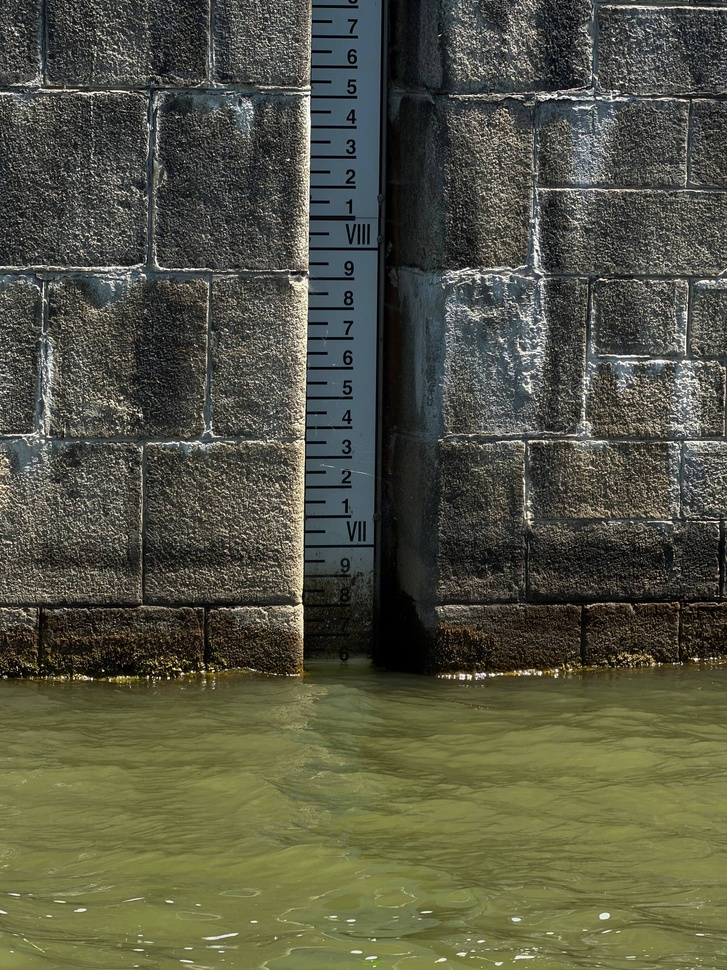
#> input picture data/real/5.jpg, 727 x 970 px, shrunk from 1920 x 2560 before the run
$ python -i waterline.py   (imports and definitions only)   (older library calls are emulated)
#> lines starting #> are read from the running program, lines starting #| are printed output that depends on the picture
"""Detect the water surface line on the gauge using multi-pass median approach."""

import cv2
import numpy as np
from statistics import median


def detect_waterline(image: np.ndarray, roi_y: int = 0, roi_height: int = 0,
                     prefer_dark_valley: bool = False) -> tuple[int | None, float]:
    """
    Detect the water surface line in a gauge ROI image.

    Uses a multi-pass approach: runs detection with multiple preprocessing
    variants (contrast, blur, CLAHE) and takes a confidence-weighted median
    of all candidates to filter out outliers.

    Args:
        image: The ROI image containing the gauge
        roi_y: Y offset of ROI in original image (for reference)
        roi_height: Height of the full ROI
        prefer_dark_valley: If True, prioritize dark-valley detection (for dirty gauges)

    Returns:
        Tuple of (y_coordinate, confidence):
        - Y-coordinate of the waterline within the ROI, or None if not detected.
        - Confidence 0.0-1.0 based on agreement between passes.
    """
    height, width = image.shape[:2]

    if height == 0 or width == 0:
        return None, 0.0

    # Generate multiple preprocessing variants
    variants = _generate_variants(image)

    # Run detection on each variant and collect all candidates with confidence
    # Each candidate is (y_position, confidence_weight)
    all_candidates: list[tuple[int, float]] = []
    for variant_bgr in variants:
        gray = cv2.cvtColor(variant_bgr, cv2.COLOR_BGR2GRAY)
        hsv = cv2.cvtColor(variant_bgr, cv2.COLOR_BGR2HSV)

        wl_edge, conf_edge = _detect_by_horizontal_edge(gray, width, height)
        wl_color, conf_color = _detect_by_color_transition(hsv, gray, height)
        wl_texture, conf_texture = _detect_by_texture_change(gray, height)

        if wl_edge is not None:
            all_candidates.append((wl_edge, conf_edge * 0.40))
        if wl_color is not None:
            all_candidates.append((wl_color, conf_color * 0.30))
        if wl_texture is not None:
            all_candidates.append((wl_texture, conf_texture * 0.15))

    # Dark-valley strategy: for dirty gauges where pattern is bright→dark→bright
    # Only run once on original (it's robust across variants)
    gray_orig = cv2.cvtColor(image, cv2.COLOR_BGR2GRAY)
    wl_valley, conf_valley = _detect_by_dark_valley(gray_orig, height)
    if wl_valley is not None:
        # For multi-meter sub-ROIs with clear dark valley, trust it directly
        if prefer_dark_valley and conf_valley >= 0.6:
            return int(wl_valley), round(conf_valley, 3)
        all_candidates.append((wl_valley, conf_valley * 0.50))

    if not all_candidates:
        return None, 0.0

    # Filter outliers: remove candidates far from the weighted median
    if len(all_candidates) >= 3:
        # Compute initial weighted median
        initial_med = _weighted_median(all_candidates)
        # Keep only candidates within 12% of image height from median
        threshold = height * 0.12
        filtered = [(y, w) for y, w in all_candidates if abs(y - initial_med) <= threshold]
        if len(filtered) >= 2:
            final_y = _weighted_median(filtered)
            # Confidence based on: agreement ratio and total weight
            agreement = len(filtered) / len(all_candidates)
            total_weight = sum(w for _, w in filtered)
            max_possible_weight = len(variants) * (0.45 + 0.35 + 0.20)
            weight_ratio = min(total_weight / max_possible_weight, 1.0)
            confidence = agreement * 0.6 + weight_ratio * 0.4
            return int(final_y), round(confidence, 3)

    # Few candidates — use simple weighted median, lower confidence
    final_y = _weighted_median(all_candidates)
    total_weight = sum(w for _, w in all_candidates)
    confidence = min(total_weight / 1.0, 0.5)  # cap at 0.5 for sparse results
    return int(final_y), round(confidence, 3)


def _weighted_median(candidates: list[tuple[int, float]]) -> float:
    """Compute weighted median of (value, weight) pairs."""
    sorted_cands = sorted(candidates, key=lambda x: x[0])
    total_weight = sum(w for _, w in sorted_cands)
    if total_weight == 0:
        return sorted_cands[len(sorted_cands) // 2][0]

    cumulative = 0.0
    for y, w in sorted_cands:
        cumulative += w
        if cumulative >= total_weight / 2:
            return float(y)
    return float(sorted_cands[-1][0])


def _generate_variants(image: np.ndarray) -> list[np.ndarray]:
    """Generate multiple preprocessed variants of the image for robust detection."""
    variants = [image]  # original

    # Variant: increased contrast
    contrast_high = cv2.convertScaleAbs(image, alpha=1.4, beta=-20)
    variants.append(contrast_high)

    # Variant: decreased contrast (helps with washed-out images)
    contrast_low = cv2.convertScaleAbs(image, alpha=0.8, beta=30)
    variants.append(contrast_low)

    # Variant: CLAHE (adaptive histogram equalization)
    lab = cv2.cvtColor(image, cv2.COLOR_BGR2LAB)
    clahe = cv2.createCLAHE(clipLimit=2.0, tileGridSize=(8, 8))
    lab[:, :, 0] = clahe.apply(lab[:, :, 0])
    clahe_img = cv2.cvtColor(lab, cv2.COLOR_LAB2BGR)
    variants.append(clahe_img)

    # Variant: slight Gaussian blur (smooths noise)
    blurred = cv2.GaussianBlur(image, (5, 5), 0)
    variants.append(blurred)

    # Variant: stronger CLAHE
    lab2 = cv2.cvtColor(image, cv2.COLOR_BGR2LAB)
    clahe2 = cv2.createCLAHE(clipLimit=4.0, tileGridSize=(4, 4))
    lab2[:, :, 0] = clahe2.apply(lab2[:, :, 0])
    clahe_img2 = cv2.cvtColor(lab2, cv2.COLOR_LAB2BGR)
    variants.append(clahe_img2)

    # Variant: bilateral filter (preserves edges, smooths flat areas)
    bilateral = cv2.bilateralFilter(image, 9, 75, 75)
    variants.append(bilateral)

    return variants


def _detect_by_dark_valley(gray: np.ndarray, height: int) -> tuple[int | None, float]:
    """
    Detect waterline by finding bright→dark→bright pattern (dirty gauge above water).

    On dirty gauges: clean gauge is moderately bright, dirty/algae area is dark,
    water surface reflects light and is bright again. The waterline is at the
    dark→bright transition (end of the dark valley).
    """
    if height < 50:
        return None, 0.0

    row_brightness = np.mean(gray, axis=1).astype(np.float32)

    # Smooth heavily to find the macro pattern
    kernel_size = max(5, height // 15)
    if kernel_size % 2 == 0:
        kernel_size += 1
    smooth = cv2.GaussianBlur(
        row_brightness.reshape(-1, 1), (1, kernel_size), 0
    ).flatten()

    # Find the darkest region — start search early (skip only 10% for edge artifacts)
    search_start = height // 10
    lower_region = smooth[search_start:]
    if len(lower_region) < 20:
        return None, 0.0

    # Find the minimum brightness in the lower region
    min_idx = np.argmin(lower_region)
    min_brightness = lower_region[min_idx]
    max_brightness = np.max(smooth[:search_start]) if search_start > 0 else np.max(smooth)

    # Must have a significant dark valley (at least 30% darker than upper region)
    if max_brightness == 0 or min_brightness > max_brightness * 0.7:
        return None, 0.0

    # Find where brightness rises back to 40% of the way from min to max after the minimum
    threshold = min_brightness + (max_brightness - min_brightness) * 0.4
    abs_min_idx = search_start + min_idx

    # Search for the rising edge after the minimum
    for i in range(abs_min_idx, height):
        if smooth[i] >= threshold:
            # Found the dark→bright transition
            valley_depth = (max_brightness - min_brightness) / max_brightness
            confidence = min(valley_depth, 1.0)
            return i, confidence

    return None, 0.0


def _detect_by_horizontal_edge(gray: np.ndarray, width: int, height: int) -> tuple[int | None, float]:
    """Detect waterline by finding strong horizontal edges. Returns (y, confidence)."""
    sobel_y = cv2.Sobel(gray, cv2.CV_64F, 0, 1, ksize=5)

    row_strength = np.mean(np.abs(sobel_y), axis=1)

    kernel_size = max(3, height // 30)
    if kernel_size % 2 == 0:
        kernel_size += 1
    row_strength_smooth = cv2.GaussianBlur(
        row_strength.reshape(-1, 1), (1, kernel_size), 0
    ).flatten()

    search_start = int(height * 0.1)
    search_end = int(height * 0.9)

    if search_start >= search_end:
        return None, 0.0

    search_region = row_strength_smooth[search_start:search_end]
    if len(search_region) == 0:
        return None, 0.0

    peak_idx = np.argmax(search_region)
    peak_value = search_region[peak_idx]
    mean_value = np.mean(search_region)

    if mean_value > 0 and peak_value > mean_value * 1.5:
        # Confidence proportional to how much stronger the peak is vs average
        ratio = peak_value / mean_value
        confidence = min((ratio - 1.5) / 3.0, 1.0)  # scale 1.5-4.5x → 0-1
        return search_start + peak_idx, max(confidence, 0.2)

    return None, 0.0


def _detect_by_color_transition(
    hsv: np.ndarray, gray: np.ndarray, height: int
) -> tuple[int | None, float]:
    """Detect waterline by color transition from air to water. Returns (y, confidence)."""
    value = hsv[:, :, 2]

    row_brightness = np.mean(value, axis=1)

    kernel_size = max(3, height // 20)
    if kernel_size % 2 == 0:
        kernel_size += 1

    bright_smooth = cv2.GaussianBlur(
        row_brightness.reshape(-1, 1).astype(np.float32), (1, kernel_size), 0
    ).flatten()

    bright_diff = np.diff(bright_smooth)

    search_start = int(height * 0.1)
    search_end = int(height * 0.9)

    if search_start >= search_end:
        return None, 0.0

    search_region = bright_diff[search_start:search_end]
    if len(search_region) == 0:
        return None, 0.0

    min_idx = np.argmin(search_region)
    min_value = search_region[min_idx]
    std_value = np.std(search_region)

    if std_value > 0 and min_value < -std_value * 1.0:
        # Confidence proportional to how many std devs below mean
        ratio = abs(min_value) / std_value
        confidence = min((ratio - 1.0) / 3.0, 1.0)  # scale 1-4 std → 0-1
        return search_start + min_idx, max(confidence, 0.2)

    return None, 0.0


def _detect_by_texture_change(gray: np.ndarray, height: int) -> tuple[int | None, float]:
    """Detect waterline by texture transition (water has different texture). Returns (y, confidence)."""
    row_variance = np.zeros(height)
    for y in range(height):
        row_variance[y] = np.var(gray[y, :].astype(np.float32))

    kernel_size = max(3, height // 20)
    if kernel_size % 2 == 0:
        kernel_size += 1
    var_smooth = cv2.GaussianBlur(
        row_variance.reshape(-1, 1).astype(np.float32), (1, kernel_size), 0
    ).flatten()

    var_diff = np.abs(np.diff(var_smooth))

    search_start = int(height * 0.15)
    search_end = int(height * 0.85)

    if search_start >= search_end:
        return None, 0.0

    search_region = var_diff[search_start:search_end]
    if len(search_region) == 0:
        return None, 0.0

    peak_idx = np.argmax(search_region)
    peak_value = search_region[peak_idx]
    mean_value = np.mean(search_region)

    if mean_value > 0 and peak_value > mean_value * 2.0:
        ratio = peak_value / mean_value
        confidence = min((ratio - 2.0) / 4.0, 1.0)  # scale 2-6x → 0-1
        return search_start + peak_idx, max(confidence, 0.15)

    return None, 0.0

>>> import cv2
>>> picture = cv2.imread('../../../data/real/5.jpg')
#> picture is the input picture: shape (970, 727, 3); mean B, G, R 67.2, 84.5, 83.4
>>> result = detect_waterline(picture)
#> in _generate_variants, `contrast_high = cv2.convertScaleAbs(image, alpha=1.4, beta=-20)`:
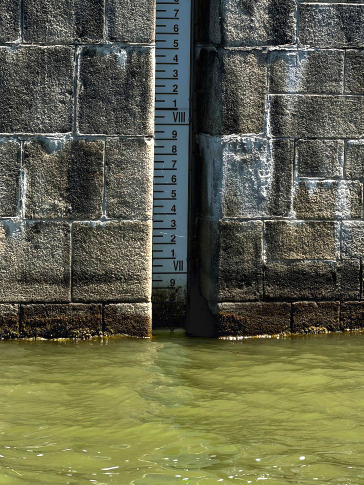
#> contrast_high: shape (970, 727, 3) (shown at 1/2 size); mean B, G, R 75.1, 98.7, 97
#> in _generate_variants, `contrast_low = cv2.convertScaleAbs(image, alpha=0.8, beta=30)`:
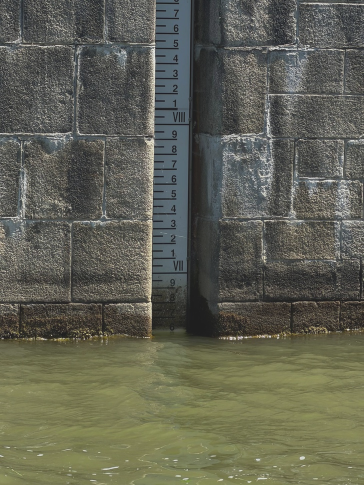
#> contrast_low: shape (970, 727, 3) (shown at 1/2 size); mean B, G, R 83.7, 97.6, 96.7
#> in _generate_variants, `clahe_img = cv2.cvtColor(lab, cv2.COLOR_LAB2BGR)`:
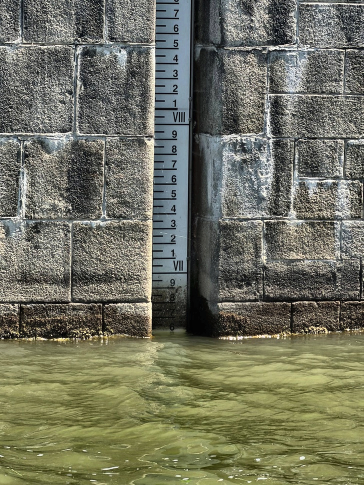
#> clahe_img: shape (970, 727, 3) (shown at 1/2 size); mean B, G, R 96.3, 114.1, 113
#> in _generate_variants, `clahe_img2 = cv2.cvtColor(lab2, cv2.COLOR_LAB2BGR)`:
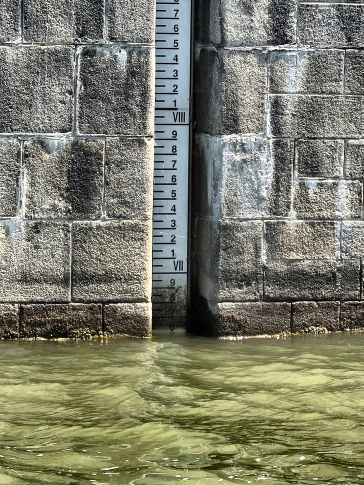
#> clahe_img2: shape (970, 727, 3) (shown at 1/2 size); mean B, G, R 107.2, 125.1, 124
#> in detect_waterline, `variants = _generate_variants(image)`: variants = 7 items
#> the loop in detect_waterline, `for variant_bgr in variants:` made 7 passes
#> (wl_edge, conf_edge, min_idx in _detect_by_color_transition) on passes 1 to 7: (271, 0.2, 445), (271, 0.2, 444), (271, 0.2, 445), (271, 0.2, 445), (271, 0.225, 444), (97, 0.2, 445), (271, 0.265, 445)
#> pass 1, in detect_waterline, `gray = cv2.cvtColor(variant_bgr, cv2.COLOR_BGR2GRAY)`:
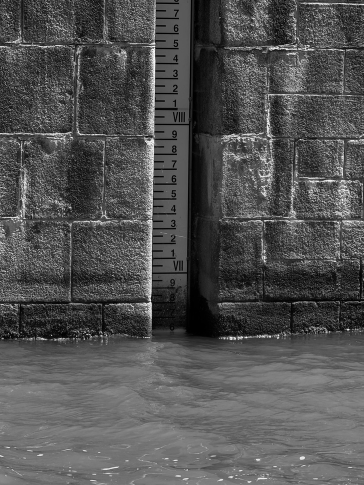
#> gray: shape (970, 727) (shown at 1/2 size); min 0, max 255, mean 82.2
#> pass 1, in _detect_by_horizontal_edge, `sobel_y = cv2.Sobel(gray, cv2.CV_64F, 0, 1, ksize=5)`:
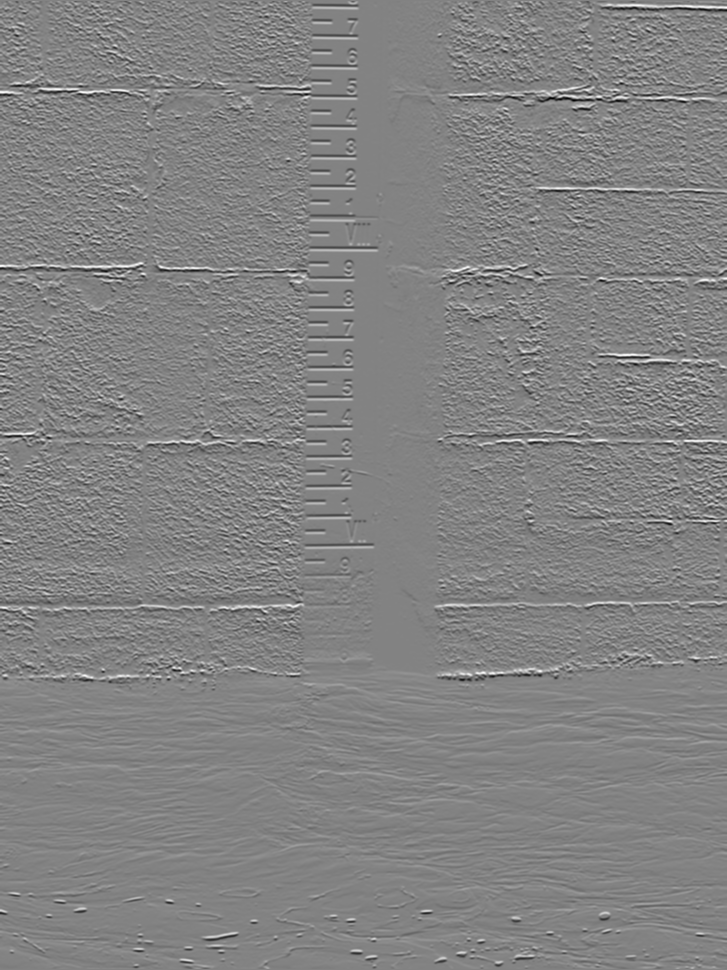
#> sobel_y: shape (970, 727) float64; min -9778, max 9287, mean 6.8; drawn with min black and max white
#> after the loop in detect_waterline, `for variant_bgr in variants:`: all_candidates = 21 items, first 6: (271, 0.08), (542, 0.162), (680, 0.15), (271, 0.08), (541, 0.168), (681, 0.15)
#> in _detect_by_dark_valley, `row_brightness = np.mean(gray, axis=1).astype(np.float32)`: row_brightness = 970 values, max 120.6 at index 957, min 30.19 at index 602, mean 82.18
#> in _detect_by_dark_valley, `smooth = cv2.GaussianBlur( row_brightness.reshape(-1, 1), (1, kernel_s..`: smooth = 970 values, max 118 at index 969, min 37 at index 646, mean 82.18
#> in _detect_by_dark_valley, `lower_region = smooth[search_start:]`: lower_region = 873 values, max 118 at index 872, min 37 at index 549, mean 83.41
#> in _detect_by_dark_valley, `min_idx = np.argmin(lower_region)`: min_idx = 549
#> in _detect_by_dark_valley, `min_brightness = lower_region[min_idx]`: min_brightness = 37
#> in _detect_by_dark_valley, `max_brightness = np.max(smooth[:search_start]) if search_start > 0 els..`: max_brightness = 76.51
#> in _detect_by_dark_valley, `threshold = min_brightness + (max_brightness - min_brightness) * 0.4`: threshold = 52.8
#> in _detect_by_dark_valley, `abs_min_idx = search_start + min_idx`: abs_min_idx = 646
#> the loop in _detect_by_dark_valley, `for i in range(abs_min_idx, height):` made 25 passes
#> (valley_depth, confidence) on pass 25: (0.516, 0.516)
#> in detect_waterline, `wl_valley, conf_valley = _detect_by_dark_valley(gray_orig, height)`: wl_valley = 670; conf_valley = 0.516
#> in _weighted_median, `sorted_cands = sorted(candidates, key=lambda x: x[0])`: sorted_cands = 22 items, first 6: (97, 0.08), (271, 0.08), (271, 0.08), (271, 0.08), (271, 0.08), (271, 0.0899)
#> in _weighted_median, `total_weight = sum(w for _, w in sorted_cands)`: total_weight = 3.05
#> the loop in _weighted_median, `for y, w in sorted_cands:` made 13 passes
#> (y, w, cumulative) on passes 1 to 8: (97, 0.08, 0.08), (271, 0.08, 0.16), (271, 0.08, 0.24), (271, 0.08, 0.32), (271, 0.08, 0.4), (271, 0.0899, 0.49), (271, 0.106, 0.596), (541, 0.168, 0.764)
#> after the loop in _weighted_median, `for y, w in sorted_cands:`: cumulative = 1.61
#> in detect_waterline, `initial_med = _weighted_median(all_candidates)`: initial_med = 542
#> in detect_waterline, `filtered = [(y, w) for y, w in all_candidates if abs(y - initial_med) ..`: filtered = [(542, 0.162), (541, 0.168), (542, 0.162), (542, 0.183), (541, 0.162), (542, 0.178), (542, 0.16)]
#> the loop in _weighted_median, `for y, w in sorted_cands:` made 4 passes
#> (y, w, cumulative) on passes 1 to 4: (541, 0.168, 0.168), (541, 0.162, 0.33), (542, 0.162, 0.492), (542, 0.162, 0.655)
#> after the loop in _weighted_median, `for y, w in sorted_cands:`: cumulative = 0.655
#> in detect_waterline, `final_y = _weighted_median(filtered)`: final_y = 542
#> in detect_waterline, `agreement = len(filtered) / len(all_candidates)`: agreement = 0.318
#> in detect_waterline, `total_weight = sum(w for _, w in filtered)`: total_weight = 1.18
#> in detect_waterline, `max_possible_weight = len(variants) * (0.45 + 0.35 + 0.20)`: max_possible_weight = 7
#> in detect_waterline, `weight_ratio = min(total_weight / max_possible_weight, 1.0)`: weight_ratio = 0.168
#> in detect_waterline, `confidence = agreement * 0.6 + weight_ratio * 0.4`: confidence = 0.258
#> result = (542, 0.258)
